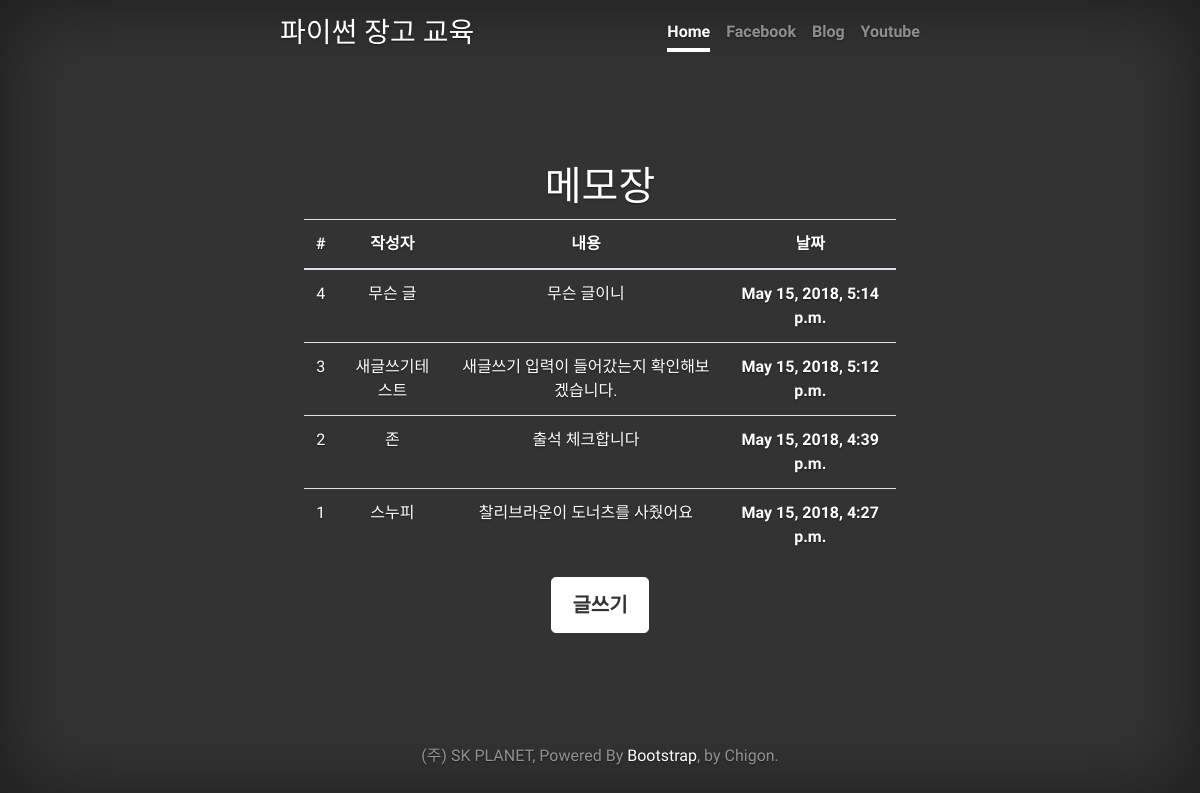
The page /hello/board/ on the database its author committed.
### note/models.py (models this page shows, shortened)
class Note(models.Model):
    name = models.CharField(max_length=30)
    text = models.TextField()
    published_date = models.DateTimeField(auto_now_add=True)

### note/views.py (the view)
# urls.py: path('hello/', include('note.urls')),
def note(request):
    memos = Note.objects.all().order_by('-published_date')
    return render(request, 'note/note.html', {'notes': memos})

### note/templates/note/note.html (shortened to what this page needs)
{% extends 'note/base.html' %}
{% block content %}
<h1>메모장</h1>
<table class="table">
    <thead>
        <tr>
            <th scope="col">#</th>
            <th scope="col">작성자</th>
            <th scope="col">내용</th>
            <th scope="col">날짜</th>
        </tr>
    </thead>
    {% for note in notes %}
    <tr>
        <td>{{note.id}}</td>
        <td>{{note.name}}</td>
        <td>{{note.text}}</td>
        <th>{{note.published_date}}</th>
    </tr>
    {% empty %}
    <tr><td></td><td></td><td>게시글이 아직 없습니다.</td><td></td></tr>
    {% endfor %}
</table>
<a href="{%url 'write'%}" class="btn btn-lg btn-secondary">글쓰기</a>
{% endblock %}

### note/templates/note/base.html (shortened to what this page needs)
{% load staticfiles %}
<!doctype html>
<html lang="ko">
  <head>
    <link rel="stylesheet" href="https://stackpath.bootstrapcdn.com/bootstrap/4.1.0/css/bootstrap.min.css">
    <link href="{% static 'cover.css' %}" rel="stylesheet">
  </head>
  <body class="text-center">
    <div class="cover-container d-flex w-100 h-100 p-3 mx-auto flex-column">
      <header class="masthead mb-auto">
        <div class="inner">
          <h3 class="masthead-brand">파이썬 장고 교육</h3>
          <nav class="nav nav-masthead justify-content-center">
            <a class="nav-link active" href="{%url 'hello'%}">Home</a>
            <a class="nav-link" href="https://medium.com/@codesquad_yoda">Facebook</a>
            <a class="nav-link" href="https://www.facebook.com/codesquad.kr/">Blog</a>
            <a class="nav-link" href="https://www.youtube.com/channel/UC8OU76dfIn8jvWmXt8roMZg">Youtube</a>
          </nav>
        </div>
      </header>
      <main role="main" class="inner cover">
        {% block content %}
        {% endblock %}
      </main>
      <footer class="mastfoot mt-auto">
        <div class="inner">
          <p>(주) SK PLANET, Powered By <a href="https://getbootstrap.com/">Bootstrap</a>, by Chigon.</p>
        </div>
      </footer>
    </div>
  </body>
</html>

### note/static/cover.css (style rules this page uses)
a, a:focus, a:hover { color: #fff; }
.btn-secondary, .btn-secondary:hover, .btn-secondary:focus { color: #333; text-shadow: none; background-color: #fff; border: .05rem solid #fff; }
html, body { height: 100%; background-color: #333; }
body { display: -ms-flexbox; display: flex; color: #fff; text-shadow: 0 .05rem .1rem rgba(0, 0, 0, .5); box-shadow: inset 0 0 5rem rgba(0, 0, 0, .5); font-family: 'Nanum Myeongjo', serif; }
.cover-container { max-width: 42em; }
.masthead { margin-bottom: 2rem; }
.masthead-brand { margin-bottom: 0; }
.nav-masthead .nav-link { padding: .25rem 0; font-weight: 700; color: rgba(255, 255, 255, .5); background-color: transparent; border-bottom: .25rem solid transparent; }
.nav-masthead .nav-link + .nav-link { margin-left: 1rem; }
.nav-masthead .active { color: #fff; border-bottom-color: #fff; }
@media (min-width: 48em) { .masthead-brand { float: left; } }
@media (min-width: 48em) { .nav-masthead { float: right; } }
.cover { padding: 0 1.5rem; }
.cover .btn-lg { padding: .75rem 1.25rem; font-weight: 700; }
.mastfoot { color: rgba(255, 255, 255, .5); }

### rows shown on the page
Note: id "4", name "무슨 글", text "무슨 글이니", published_date "May 15, 2018, 5:14 p.m."
Note: id "3", name "새글쓰기테스트", text "새글쓰기 입력이 들어갔는지 확인해보겠습니다.", published_date "May 15, 2018, 5:12 p.m."
Note: id "2", name "존", text "출석 체크합니다", published_date "May 15, 2018, 4:39 p.m."
Note: id "1", name "스누피", text "찰리브라운이 도너츠를 사줬어요", published_date "May 15, 2018, 4:27 p.m."
